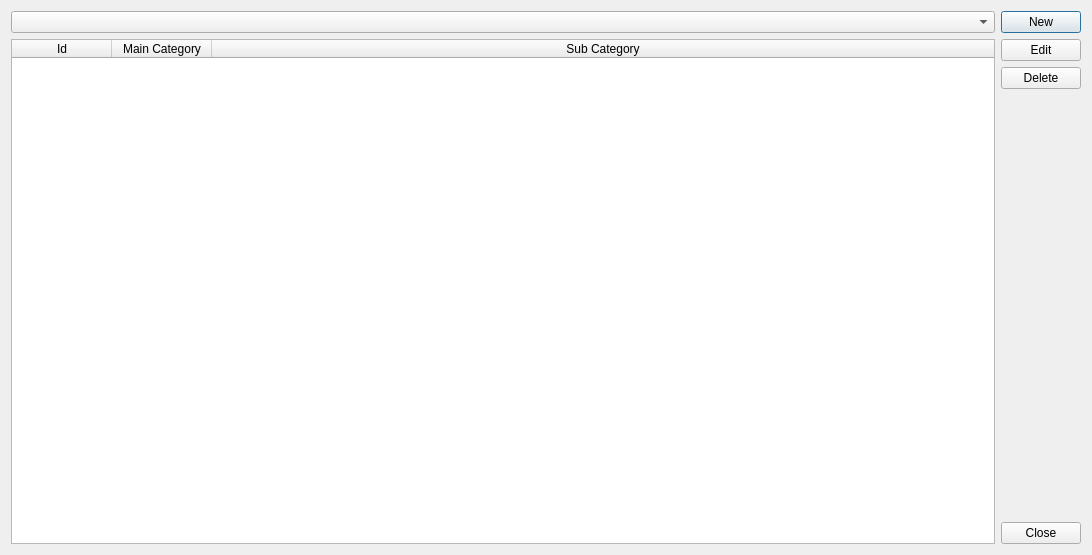
<?xml version="1.0" encoding="UTF-8"?>
<ui version="4.0">
 <class>dlg_category_manager</class>
 <widget class="QDialog" name="dlg_category_manager">
  <property name="geometry">
   <rect>
    <x>0</x>
    <y>0</y>
    <width>1092</width>
    <height>555</height>
   </rect>
  </property>
  <property name="windowTitle">
   <string>Dialog</string>
  </property>
  <layout class="QHBoxLayout" name="horizontalLayout">
   <item>
    <layout class="QVBoxLayout" name="verticalLayout_2">
     <item>
      <widget class="QComboBox" name="cmb_accounts"/>
     </item>
     <item>
      <widget class="QTableWidget" name="tbl_categories">
       <property name="sortingEnabled">
        <bool>true</bool>
       </property>
       <attribute name="horizontalHeaderStretchLastSection">
        <bool>true</bool>
       </attribute>
       <column>
        <property name="text">
         <string>Id</string>
        </property>
       </column>
       <column>
        <property name="text">
         <string>Main Category</string>
        </property>
       </column>
       <column>
        <property name="text">
         <string>Sub Category</string>
        </property>
       </column>
      </widget>
     </item>
    </layout>
   </item>
   <item>
    <layout class="QVBoxLayout" name="verticalLayout">
     <item>
      <widget class="QPushButton" name="btn_new">
       <property name="text">
        <string>New</string>
       </property>
      </widget>
     </item>
     <item>
      <widget class="QPushButton" name="btn_edit">
       <property name="text">
        <string>Edit</string>
       </property>
      </widget>
     </item>
     <item>
      <widget class="QPushButton" name="btn_delete">
       <property name="text">
        <string>Delete</string>
       </property>
      </widget>
     </item>
     <item>
      <spacer name="verticalSpacer">
       <property name="orientation">
        <enum>Qt::Vertical</enum>
       </property>
       <property name="sizeHint" stdset="0">
        <size>
         <width>20</width>
         <height>40</height>
        </size>
       </property>
      </spacer>
     </item>
     <item>
      <widget class="QPushButton" name="btn_close">
       <property name="text">
        <string>Close</string>
       </property>
      </widget>
     </item>
    </layout>
   </item>
  </layout>
 </widget>
 <resources/>
 <connections/>
</ui>
